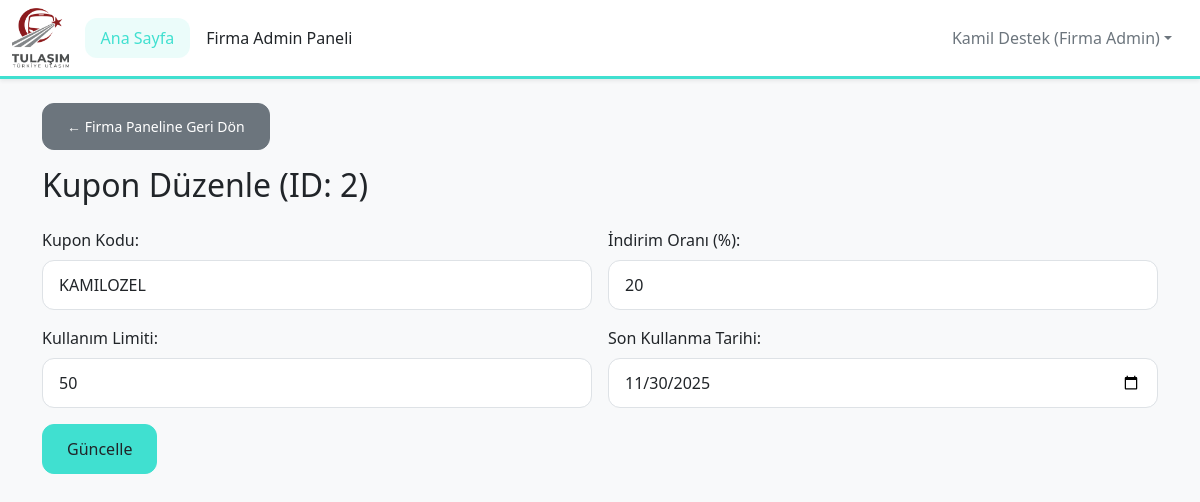
/edit_coupon.php?id=2 (signed in), run on the app's committed database.
### tables this page shows
CREATE TABLE Coupons (
            id INTEGER PRIMARY KEY AUTOINCREMENT,
            code TEXT NOT NULL UNIQUE,
            discount_rate REAL NOT NULL,
            usage_limit INTEGER NOT NULL,
            usage_count INTEGER DEFAULT 0,
            expiry_date DATE NOT NULL,
            company_id INTEGER NULL,
            FOREIGN KEY (company_id) REFERENCES Companies(id)
        );

### edit_coupon.php (the view, shortened to what this page needs)
<?php
include 'header.php';
$coupon_id = intval($_GET['id'] ?? 0);
$user_role = $_SESSION['user_role'];
$user_company_id = $_SESSION['user_company_id'] ?? null;
$error_message = ''; $success_message = ''; $coupon = null;
try {
    $sql = "SELECT * FROM Coupons WHERE id = ?"; $params = [$coupon_id];
    if ($user_role == 'Firma Admin') { $sql .= " AND company_id = ?"; $params[] = $user_company_id; }
    elseif ($user_role == 'Admin') { $sql .= " AND company_id IS NULL"; }
    $stmt = $pdo->prepare($sql); $stmt->execute($params); $coupon = $stmt->fetch();
} catch (PDOException $e) { die('Veri çekme hatası: ' . $e->getMessage()); }
?>
<?php if ($user_role == 'Firma Admin'): ?>
    <a href="company_admin_panel.php" class="btn btn-secondary btn-sm mb-3">&larr; Firma Paneline Geri Dön</a>
<?php else:  ?>
    <a href="admin_panel.php" class="btn btn-secondary btn-sm mb-3">&larr; Admin Paneline Geri Dön</a>
<?php endif; ?>
<h2 class="mb-4">Kupon Düzenle (ID: <?php echo $coupon->id; ?>)</h2>
<form action="edit_coupon.php?id=<?php echo $coupon->id; ?>" method="POST">
    <div class="row g-3 mb-3">
        <div class="col-md-6">
            <label for="code" class="form-label">Kupon Kodu:</label>
            <input type="text" id="code" name="code" class="form-control" value="<?php echo htmlspecialchars($coupon->code); ?>" required>
        </div>
        <div class="col-md-6">
            <label for="discount_rate" class="form-label">İndirim Oranı (%):</label>
            <input type="number" id="discount_rate" name="discount_rate" class="form-control" step="0.1" min="1" max="100" value="<?php echo $coupon->discount_rate; ?>" required>
        </div>
    </div>
    <div class="row g-3">
        <div class="col-md-6">
            <label for="usage_limit" class="form-label">Kullanım Limiti:</label>
            <input type="number" id="usage_limit" name="usage_limit" class="form-control" min="1" value="<?php echo $coupon->usage_limit; ?>" required>
        </div>
        <div class="col-md-6">
            <label for="expiry_date" class="form-label">Son Kullanma Tarihi:</label>
            <input type="date" id="expiry_date" name="expiry_date" class="form-control" value="<?php echo date('Y-m-d', strtotime($coupon->expiry_date)); ?>" required>
        </div>
    </div>
    <button type="submit" class="btn btn-primary mt-3">Güncelle</button>
</form>
<?php include 'footer.php'; ?>

### style.css (style rules this page uses)
:root { --color-turquoise: #40E0D0; --color-turquoise-dark: #36c7b8; --color-red: #DC143C; --color-red-dark: #c41235; --color-white: #FFFFFF; --color-dark-text: #212529; --color-muted-text: #6c757d; --color-light-bg: #f8f9fa; --border-radius-base: 0.75rem; --box-shadow-base: 0 4px 12px rgba(0,0,0,0.08); --transition-base: all 0.3s ease; }
body { font-family: 'Segoe UI', Tahoma, Geneva, Verdana, sans-serif; background-color: var(--color-light-bg); color: var(--color-dark-text); }
.btn { transition: var(--transition-base); border-radius: var(--border-radius-base); padding: 0.75rem 1.5rem; font-weight: 500; }
.btn-primary { background-color: var(--color-turquoise); border-color: var(--color-turquoise); color: var(--color-dark-text); }
.form-control, .form-select { border-radius: var(--border-radius-base); padding: 0.75rem 1rem; transition: var(--transition-base); }
.form-label { font-weight: 500; margin-bottom: 0.5rem; }
a { color: var(--color-turquoise); text-decoration: none; transition: var(--transition-base); }

### data on the page
coupons: id "2", code "KAMILOZEL", discount_rate "20", usage_limit "50", expiry_date "11/30/2025"

### other printed values
$user_fullname "Kamil Destek"
$user_role "Firma Admin"
